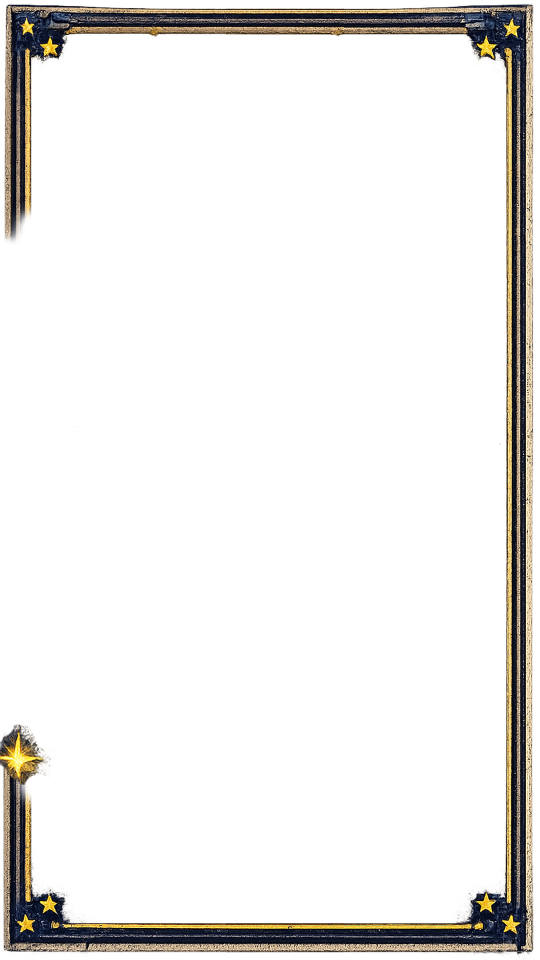
#> input picture assets/pixel/scorecard/frame.png, 1080 x 1920 px, given in place of Powerbars.png, which was not available (shown at 1/2 size)
$ python composite_scorecard_legacy.py
#> lines starting #> are read from the running program, lines starting #| are printed output that depends on the picture; pictures that were not available may be replaced by others from this repository, and a replacement may not be noted
#!/usr/bin/env python3
"""
Scorecard composite — LEGACY (pre-2026-04-30 design).

Preserved unchanged for reference / regression diffing only. The current
test pipeline lives in `composite_scorecard.py` and matches the Claude
Design "polished main" mockup. Do not extend this file — touch the new
one instead.

Sentence structure (legacy): "I FCKd [grid] 15× this week"
  - "I FCKd" top-left bookend
  - Count grid: person rows in a bordered panel zone
  - "15× this week" bottom-right bookend
  - Power bar: original amber/gold, no recolor
"""

import math
import random
from pathlib import Path
from PIL import Image, ImageDraw, ImageFont, ImageFilter
import numpy as np

REPO_ROOT = Path(__file__).resolve().parent.parent.parent.parent
MAIN_REPO = Path("/Users/christophershannon/fuckfascists")
REF_DIR = MAIN_REPO / "tools" / "img-gen" / "reference"
OUT_DIR = REPO_ROOT / "tools" / "img-gen" / "output" / "scorecard"
FONT_DIR = MAIN_REPO / "assets" / "fonts"
SPRITE_DIR = MAIN_REPO / "assets" / "pixel" / "sprites"

# design/tokens.ts
GOLD = "#FFC93C"            # rewardYellow
WHITE = "#DCE7F6"           # textPrimary
MUTED = "#A8B4C8"           # textSecondary
BLUE = "#2878C8"            # focusAccent
HIGHLIGHT_BLUE = "#5FAEFF"  # highlightBlue
GLOW_CYAN = "#7AF2FF"       # glowCyan
PANEL_OUTER = "#0A0B0C"     # panelOuter
PANEL_BORDER = "#2A2D30"    # panelBorder
DIM = "#667788"             # (candidate token)

W, H = 1080, 1920
VH, VW = H / 100, W / 100
CONTENT_TOP = 80
CONTENT_BOTTOM = 1835
CONTENT_RIGHT = 1000
BAR_GAP_TOP = 479
BAR_GAP_BOT = 1465
BAR_GAP_CENTER_Y = (BAR_GAP_TOP + BAR_GAP_BOT) // 2
BAR_SLOT_X_CENTER = 38


def font(name, size):
    return ImageFont.truetype(str(FONT_DIR / name), size)


def extract_power_bars():
    img = Image.open(REF_DIR / "Powerbars.png")
#> img is the input picture: PIL image 1080x1920 RGBA; mean R, G, B, A 142.3, 134.7, 122.5, 32.5
    arr = np.array(img)
    h, w = arr.shape[:2]
#> h = 1920; w = 1080
    alpha_row = arr[h // 2, :, 3]
#> alpha_row = 1080 values, max 255 at index 1015, min 0 at index 0, mean 12.33
    bars_x, in_bar, start = [], False, 0
    for x in range(w):
        if alpha_row[x] > 10 and not in_bar:
            start, in_bar = x, True
        elif alpha_row[x] <= 10 and in_bar:
            bars_x.append((start, x)); in_bar = False
#> after the loop, bars_x = [(1012, 1067)]; in_bar = False; start = 1012
    if in_bar: bars_x.append((start, w))
    names = ["idle", "hot", "fck", "legendary"]
    results = []
    for i, (xs, xe) in enumerate(bars_x):
        x0, x1 = max(0, xs - 30), min(w, xe + 30)
        ca = arr[:, x0:x1, 3]
        rows = np.any(ca > 5, axis=1)
        y0 = np.where(rows)[0][0] if rows.any() else 0
        y1 = np.where(rows)[0][-1] + 1 if rows.any() else h
        bar = img.crop((x0, y0, x1, y1))
        bar.save(str(OUT_DIR / f"{names[i]}.png"))
        results.append(bar)
#> this loop made 1 pass
#> (xs, xe, x0, x1, y0, y1) on pass 1: (1012, 1067, 982, 1080, 7, 1920)
#> pass 1, in extract_power_bars, `ca = arr[:, x0:x1, 3]`:
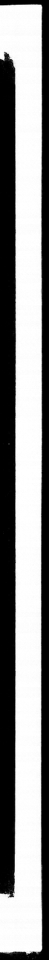
#> ca: shape (1920, 98) (shown at 1/2 size); min 0, max 255, mean 142.9
#> pass 1, in extract_power_bars, `bar = img.crop((x0, y0, x1, y1))`:
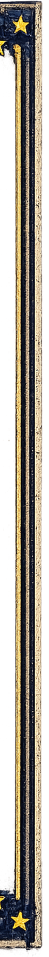
#> bar: PIL image 98x1913 RGBA (shown at 1/2 size); mean R, G, B, A 132.2, 116.1, 90.4, 143.4; transparent parts drawn white
#> after the loop, results = 1 item
    return results


# [129 lines left out: functions extract_sprite, draw_star, draw_beam, txt_glow, center_txt, center_glow and 2 more, not called in this run]


def build_composite():
    OUT_DIR.mkdir(parents=True, exist_ok=True)

    BRAG_SZ = 56
    F_BRAND = font("Bungee-Regular.ttf", 60)
    F_SUB = font("IBMPlexSans-SemiBold.ttf", 26)
    F_DATE = font("IBMPlexSans-Medium.ttf", 22)
    F_BRAG_CAPS = font("Bungee-Regular.ttf", BRAG_SZ)
    F_BRAG_LC = font("IBMPlexSans-SemiBold.ttf", BRAG_SZ)
    F_NUM = font("Bungee-Regular.ttf", BRAG_SZ)
    F_WEEK = font("Bungee-Regular.ttf", BRAG_SZ)
    F_NAME = font("IBMPlexSans-SemiBold.ttf", 40)
    F_DETAIL = font("IBMPlexSans-Medium.ttf", 24)  # collapsed company + platforms
    F_COUNT = font("Bungee-Regular.ttf", 80)
    F_MORE = font("Bungee-Regular.ttf", 32)
    F_TAG = font("IBMPlexSans-SemiBold.ttf", 28)
    F_URL = font("Bungee-Regular.ttf", 44)         # bigger CTA
    F_ATTR = font("IBMPlexSans-SemiBold.ttf", 20)

    print("Extracting power bars...")
    bars = extract_power_bars()
#> bars = 1 item
#> (the run stopped early here; a loop or call above may not have finished)

$ run again, on assets/pixel/scorecard/power_fck.png
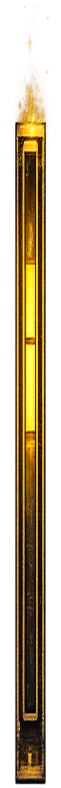
#> input picture assets/pixel/scorecard/power_fck.png, 122 x 1576 px, given in place of Powerbars.png, which was not available (shown at 1/2 size)
#> in extract_power_bars, img is the input picture: PIL image 122x1576 RGBA; mean R, G, B, A 126.6, 91.9, 34.4, 108.7
#> alpha_row = 122 values, max 255 at index 31, min 0 at index 0, mean 125.6
#> after the loop in extract_power_bars, `for x in range(w):`: bars_x = [(30, 92)]; in_bar = False; start = 30
#> the loop in extract_power_bars, `for i, (xs, xe) in enumerate(bars_x):` made 1 pass
#> (xs, xe, x0, x1, y0, y1) on pass 1: (30, 92, 0, 122, 0, 1576)
#> pass 1, in extract_power_bars, `ca = arr[:, x0:x1, 3]`:
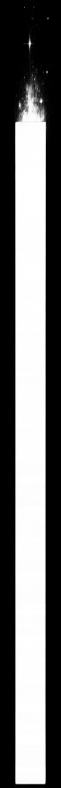
#> ca: shape (1576, 122) (shown at 1/2 size); min 0, max 255, mean 108.7
#> after the loop in extract_power_bars, `for i, (xs, xe) in enumerate(bars_x):`: results = 1 item
